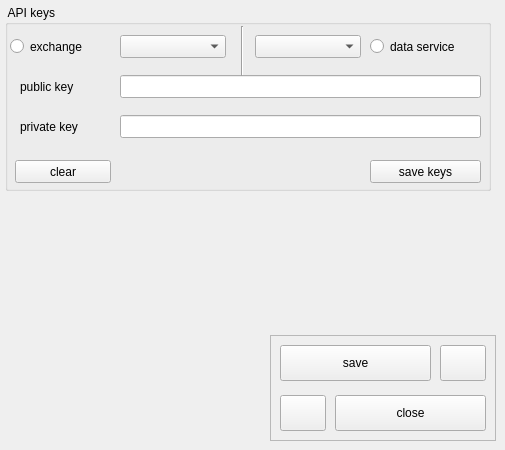
    <widget class="QWidget" name="tab_3">
     <attribute name="title">
      <string>API keys</string>
     </attribute>
     <widget class="QGroupBox" name="groupBox_4">
      <property name="geometry">
       <rect>
        <x>5</x>
        <y>5</y>
        <width>486</width>
        <height>186</height>
       </rect>
      </property>
      <property name="toolTip">
       <string>&lt;html&gt;&lt;head/&gt;&lt;body&gt;&lt;p&gt;API keys are encrypted using Fernet with encryption key derived from password using PBKDF2, then saved to the database. &lt;/p&gt;&lt;p&gt;Datazaur does not store any sensitive data in plain text.&lt;/p&gt;&lt;/body&gt;&lt;/html&gt;</string>
      </property>
      <property name="title">
       <string> API keys</string>
      </property>
      <widget class="QComboBox" name="comboBox_6">
       <property name="geometry">
        <rect>
         <x>115</x>
         <y>30</y>
         <width>106</width>
         <height>23</height>
        </rect>
       </property>
      </widget>
      <widget class="QPushButton" name="pushButton_7">
       <property name="geometry">
        <rect>
         <x>10</x>
         <y>155</y>
         <width>96</width>
         <height>23</height>
        </rect>
       </property>
       <property name="text">
        <string>clear</string>
       </property>
      </widget>
      <widget class="QLabel" name="label_6">
       <property name="geometry">
        <rect>
         <x>15</x>
         <y>70</y>
         <width>76</width>
         <height>23</height>
        </rect>
       </property>
       <property name="text">
        <string>public key</string>
       </property>
      </widget>
      <widget class="QLabel" name="label_7">
       <property name="geometry">
        <rect>
         <x>15</x>
         <y>110</y>
         <width>81</width>
         <height>23</height>
        </rect>
       </property>
       <property name="text">
        <string>private key</string>
       </property>
      </widget>
      <widget class="QLineEdit" name="lineEdit_2">
       <property name="geometry">
        <rect>
         <x>115</x>
         <y>70</y>
         <width>361</width>
         <height>23</height>
        </rect>
       </property>
      </widget>
      <widget class="QLineEdit" name="lineEdit_3">
       <property name="geometry">
        <rect>
         <x>115</x>
         <y>110</y>
         <width>361</width>
         <height>23</height>
        </rect>
       </property>
      </widget>
      <widget class="QComboBox" name="comboBox_16">
       <property name="geometry">
        <rect>
         <x>250</x>
         <y>30</y>
         <width>106</width>
         <height>23</height>
        </rect>
       </property>
      </widget>
      <widget class="QRadioButton" name="radioButton_5">
       <property name="geometry">
        <rect>
         <x>5</x>
         <y>30</y>
         <width>96</width>
         <height>23</height>
        </rect>
       </property>
       <property name="text">
        <string>exchange</string>
       </property>
      </widget>
      <widget class="QRadioButton" name="radioButton_6">
       <property name="geometry">
        <rect>
         <x>365</x>
         <y>30</y>
         <width>112</width>
         <height>23</height>
        </rect>
       </property>
       <property name="text">
        <string>data service</string>
       </property>
      </widget>
      <widget class="Line" name="line">
       <property name="geometry">
        <rect>
         <x>224</x>
         <y>21</y>
         <width>26</width>
         <height>50</height>
        </rect>
       </property>
       <property name="orientation">
        <enum>Qt::Vertical</enum>
       </property>
      </widget>
      <widget class="QPushButton" name="pushButton_85">
       <property name="geometry">
        <rect>
         <x>365</x>
         <y>155</y>
         <width>111</width>
         <height>23</height>
        </rect>
       </property>
       <property name="text">
        <string>save keys</string>
       </property>
      </widget>
     </widget>
     <widget class="QFrame" name="frame_5">
      <property name="geometry">
       <rect>
        <x>270</x>
        <y>335</y>
        <width>226</width>
        <height>106</height>
       </rect>
      </property>
      <property name="frameShape">
       <enum>QFrame::StyledPanel</enum>
      </property>
      <property name="frameShadow">
       <enum>QFrame::Raised</enum>
      </property>
      <widget class="QPushButton" name="pushButton_70">
       <property name="geometry">
        <rect>
         <x>10</x>
         <y>10</y>
         <width>151</width>
         <height>36</height>
        </rect>
       </property>
       <property name="text">
        <string>save</string>
       </property>
      </widget>
      <widget class="QPushButton" name="pushButton_71">
       <property name="geometry">
        <rect>
         <x>65</x>
         <y>60</y>
         <width>151</width>
         <height>36</height>
        </rect>
       </property>
       <property name="text">
        <string>close</string>
       </property>
      </widget>
      <widget class="QPushButton" name="pushButton_72">
       <property name="geometry">
        <rect>
         <x>10</x>
         <y>60</y>
         <width>46</width>
         <height>36</height>
        </rect>
       </property>
       <property name="text">
        <string/>
       </property>
      </widget>
      <widget class="QPushButton" name="pushButton_73">
       <property name="geometry">
        <rect>
         <x>170</x>
         <y>10</y>
         <width>46</width>
         <height>36</height>
        </rect>
       </property>
       <property name="text">
        <string/>
       </property>
      </widget>
     </widget>
    </widget>
